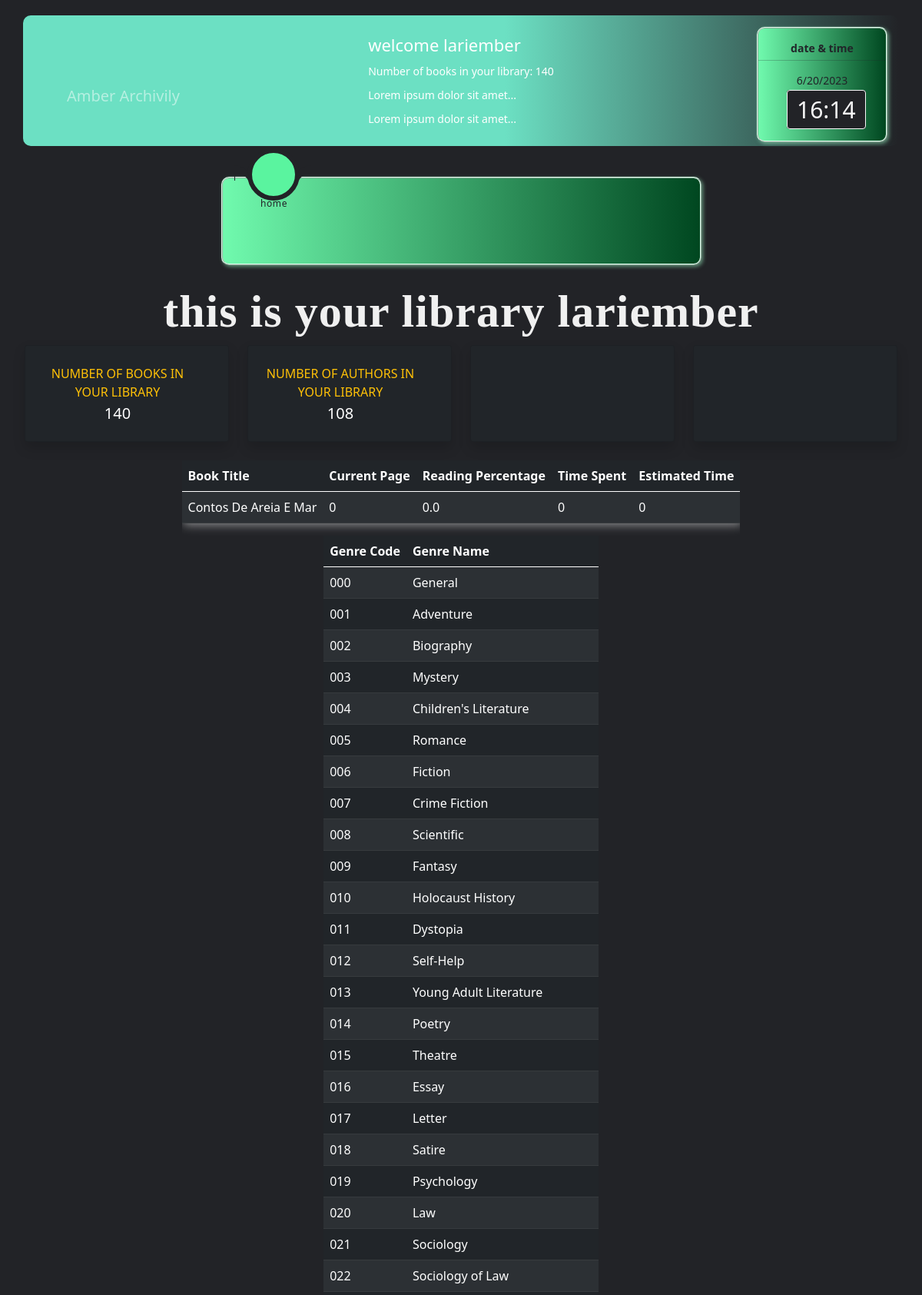
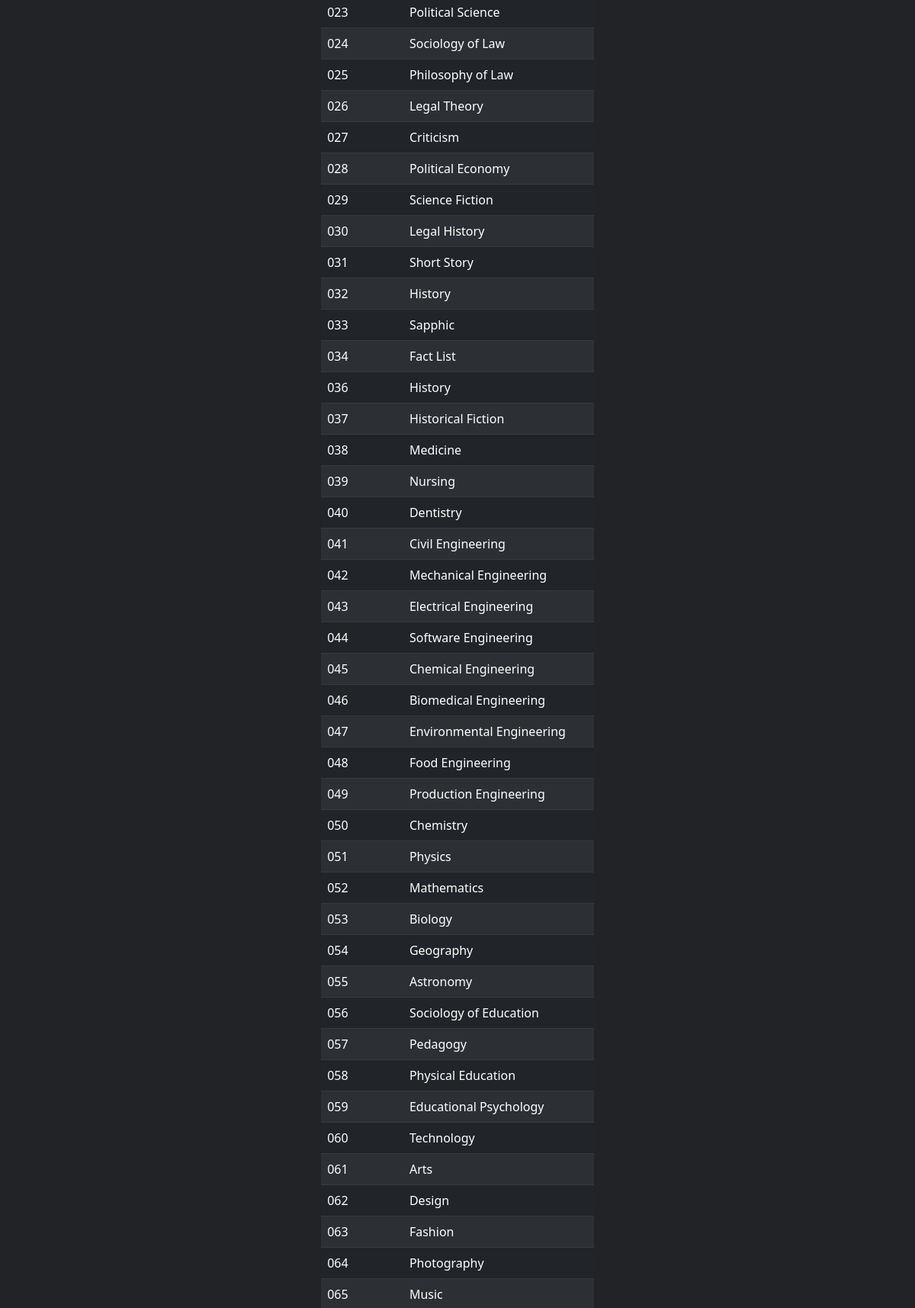
/about_your_library (signed in, upper part), run on the app's committed database (2 pictures, top to bottom).
### app/__init__.py (models this page shows, shortened)
class User(db.Model):
    __tablename__ = 'users'
    id = db.Column(db.Integer, primary_key=True)
    username = db.Column(db.String(), unique=True, nullable=False)
    password_hash = db.Column(db.String(), nullable=False)
    name = db.Column(db.String(), nullable=False)
    books = db.relationship('Book', backref='user', lazy=True)
    user_readings = db.relationship('UserReadings', backref='user', lazy=True)  # Adicione este atributo de relacionamento
    @property
    def is_authenticated(self):
        return True

class UserReadings(db.Model):
    __tablename__ = 'user_readings'
    id = db.Column(db.Integer, primary_key=True)
    user_id = db.Column(db.Integer, db.ForeignKey('users.id'), nullable=False)
    book_id = db.Column(db.Integer, db.ForeignKey('books.id'), nullable=False)
    current_page = db.Column(db.Integer)
    reading_percentage = db.Column(db.Float)
    time_spent = db.Column(db.Integer)
    estimated_time = db.Column(db.Integer)

class Book(db.Model):
    __tablename__ = 'books'
    id = db.Column(db.Integer, primary_key=True)
    code = db.Column(db.String(8), unique=True, nullable=False)
    title = db.Column(db.String(200), nullable=False)
    author = db.Column(db.String(100), nullable=False)
    publisher = db.Column(db.String(100), nullable=False)
    year = db.Column(db.Integer, nullable=False)
    pages = db.Column(db.Integer, nullable=False)
    status = db.Column(db.String(50), nullable=False)  # 'available', 'borrowed', or 'ex-libris'
    format = db.Column(db.String(50), nullable=False)  # 'physical', 'e-book', or 'pdf'
    read = db.Column(db.String(10), nullable=False)
    genre = db.Column(db.String(50), nullable=False)
    user_id = db.Column(db.Integer, db.ForeignKey('users.id'), nullable=False)
    user_readings = db.relationship('UserReadings', backref='book', lazy=True)  # Adicione este atributo de relacionamento

### app/controllers/defaut.py (the view)
@app.route('/about_your_library')
def about_your_library():
    user_readings = current_user.user_readings
    user = get_logged_in_user()
    if not user:
        return redirect('/login')
    return render_template('about_your_library.html', book_genres=book_genres, user_readings=user_readings)

### app/controllers/defaut.py (called while the page is built)
@lm.user_loader
def load_user(user_id):
    return User.query.get(int(user_id))

def get_logged_in_user():
    if current_user.is_authenticated:
        return current_user
    else:
        return None

### app/templates/about_your_library.html (shortened to what this page needs)
{% extends 'base.html' %}
{% block content %}
<div class="container-fluid">
    <div class="text-white text-center">
        <h1>this is your library {{ current_user.username }}</h1>
        <div class="row">
            <div class="col-xl-3 col-md-6 mb-4">
                <a href="/your_collection" style="text-decoration: none;" class="list">
                    <div class="card bg-dark border-left-warning shadow h-100 py-2 text-white">
                        <div class="card-body">
                            <div class="row no-gutters align-items-center">
                                <div class="col mr-2">
                                    <div class="text-xs font-weight-bold text-warning text-uppercase mb-1">
                                        number of books in your library</div>
                                    <div class="h5 mb-0 font-weight-bold ">{{ current_user.books|length }}</div>
                                </div>
                            </div>
                        </div>
                    </div>
                </a>
            </div>
            <div class="col-xl-3 col-md-6 mb-4">
                <a href="#" style="text-decoration: none;" class="authour">
                    <div class="card bg-dark border-left-warning shadow h-100 py-2 text-white">
                        <div class="card-body">
                            <div class="row no-gutters align-items-center">
                                <div class="col mr-2">
                                    <div class="text-xs font-weight-bold text-warning text-uppercase mb-1">
                                        Number of authors in your library
                                    </div>
                                    <div class="h5 mb-0 font-weight-bold">{{
                                        current_user.books|map(attribute='author')|unique|list|length }}</div>
                                </div>
                            </div>
                        </div>
                    </div>
                </a>
            </div>
            <div class="col-xl-3 col-md-6 mb-4">
                <a href="/your_collection" style="text-decoration: none;" class="active">
                    <div class="card bg-dark border-left-warning shadow h-100 py-2">
                    </div>
                </a>
            </div>
            <div class="col-xl-3 col-md-6 mb-4">
                <a href="/your_collection" style="text-decoration: none;" class="active">
                    <div class="card bg-dark border-left-warning shadow h-100 py-2">
                    </div>
                </a>
            </div>
        </div>
    </div>
</div>
<div class="d-flex justify-content-center">
    <div id="book-genres-table" style="width: auto;" class="table-responsive">
        <table class="table table-striped table-hover table-dark">
            <thead>
                <tr>
                    <th>Book Title</th>
                    <th>Current Page</th>
                    <th>Reading Percentage</th>
                    <th>Time Spent</th>
                    <th>Estimated Time</th>
                </tr>
            </thead>
            <tbody>
                {% for reading in user_readings %}
                <tr>
                    <td>{{ reading.book.title }}</td>
                    <td>{{ reading.current_page }}</td>
                    <td>{{ reading.reading_percentage }}</td>
                    <td>{{ reading.time_spent }}</td>
                    <td>{{ reading.estimated_time }}</td>
                </tr>
                {% endfor %}
            </tbody>
        </table>
    </div>
</div>
<div class="d-flex justify-content-center">
    <div id="book-genres-table" style="width: auto;" class="table-responsive">
        <table class="table table-striped table-hover table-dark">
            <thead>
                <tr>
                    <th>Genre Code</th>
                    <th>Genre Name</th>
                </tr>
            </thead>
            <tbody>
                {% for code, name in book_genres.items() %}
                <tr>
                    <td>{{ code }}</td>
                    <td>{{ name }}</td>
                </tr>
                {% endfor %}
            </tbody>
        </table>
    </div>
</div>
{% endblock %}

### app/templates/base.html (shortened to what this page needs)
<!DOCTYPE html>
<html lang="en">
<head>
<link rel="stylesheet" href="../static/css/fonts.css" type="text/css">
  <link rel="stylesheet" href="https://cdn.jsdelivr.net/npm/bootstrap@5.0.1/dist/css/bootstrap.min.css">
  <link rel="stylesheet" href="{{ url_for('static', filename='css/style.css') }}">
</head>
<body>
  <div class="d-none d-md-block d-lg-block d-xl-block">
    <header>
      {% if current_user.is_authenticated %}
      <div id="hide" class="container bg-dark text-white">
        <a class="navbar-brand text-white-50" href="/home">Amber Archivily</a>
        <div class="navbar-text">
          {% if current_user.is_authenticated %}
          <h2>welcome {{ current_user.username }}</h2>
          <p>Number of books in your library: {{ current_user.books|length }}</p>
          <p>Lorem ipsum dolor sit amet...</p>
          <p>Lorem ipsum dolor sit amet...</p>
          {% endif %}
          <div class="datetime">
            <p class="text-dark fw-bold">date & time</p>
            <hr class="bg-dark">
            <p class="text-dark"><span id="date"></span>
            </p>
            <div>
              <time></time>
            </div>
          </div>
        </div>
      </div> {% endif %}
      <div class="d-none d-md-block d-lg-block d-xl-block">
        <nav class="">
          <div class="navigation">
            <ul>
              <li class="list active">
                <a href="/home">
                  <span class="text">home</span>
                </a>
              </li>
              <li class="list">
              </li>
              <li class="list">
              </li>
              <li class="list">
              </li>
              <li class="list">
              </li>
              <li class="list">
              </li>
              <li class="list">
              </li>
              {% if current_user.is_authenticated %}
              <li class="list">
              </li>
              {% endif %}
              <div class="indicator"></div>
            </ul>
          </div>
        </nav>
      </div>
    </header>
  </div>
  <br>
  <main>
    {% block content %}
    {% endblock %}
  </main>
</body>
</html>

### app/static/css/style.css (style rules this page uses)
header { font-family: 'Poppins', sans-serif; }
body { padding: 20px; justify-content: center; align-items: center; min-width: 100vh; background: #222327; }
div.container { min-width: 100px; position: relative; display: flex; justify-content: center; align-items: center; min-width: auto; min-height: 170px; font-size: 15px; background: linear-gradient( to right, rgb(108, 224, 195) 55%, #222327 ); border-radius: 10px; }
div.container h2 { margin: 10px; font-size: 22px; }
div.container p { margin: 10px; font-size: 14px; }
div.container a { position: absolute; top: 50%; left: 5%; }
div.navbar-text { min-width: 200px; max-width: 1080px; display: block; justify-content: center; align-items: center; align-items: left; }
nav { margin-top: 40px; position: relative; display: flex; justify-content: center; align-items: center; }
.navigation { width: 625px; height: 115px; background: linear-gradient( to right, #70faae, #004720 ); border: 2px ridge #ddffec; box-shadow: 2px 2px 5px rgba(162, 255, 204, 0.5); position: relative; display: flex; justify-content: center; align-items: center; border-radius: 10px; }
.navigation ul { display: flex; width: 700px; }
.navigation ul li { position: relative; list-style: none; width: 70px; height: 70px; z-index: 1; }
.navigation ul li a { position: relative; display: flex; justify-content: center; align-items: center; flex-direction: column; width: 100%; text-align: center; font-weight: 500; }
.navigation ul li a .text { position: absolute; color: #222327; font-weight: 400; font-size: 0.75em; letter-spacing: 0.05em; transition: 0.5s; opacity: 0; transform: translateY(20px); }
.navigation ul li.active a .text { opacity: 1; transform: translateY(20px); }
.indicator { position: absolute; top: -35%; width: 68px; height: 68px; background: #5af49f; border-radius: 50%; border: 6px solid #222327; transition: 0.5s; }
.indicator::before { content: ''; position: absolute; top: 46%; left: -22px; width: 20px; height: 20px; background: transparent; border-top-right-radius: 20px; box-shadow: -1px -10px 0 0 #222327; }
.indicator::after { content: ''; position: absolute; top: 46%; right: -22px; width: 20px; height: 20px; background: transparent; border-top-left-radius: 20px; box-shadow: -1px -10px 0 0 #222327; }
.datetime { position: absolute; right: 15px; top: 15px; }
div.datetime { width: 170px; height: 150px; background: linear-gradient( to right, #70faae, #004720 ); display: block; justify-content: center; align-items: center; border-radius: 10px; border: 2px ridge #ddffec; box-shadow: 2px 2px 5px rgba(162, 255, 204, 0.5); }
div.datetime p { margin-top: 15px; align-items: center; justify-content: center; display: flex; margin-bottom: 5px; }
div.datetime hr { margin-top: 5px; margin-bottom: 5px; }
div.datetime div { margin-top: 5px; justify-content: center; align-items: center; }
time { margin: 37px; justify-content: center; align-items: center; width: 140px; border: 1px solid #f7f7f7; padding: 4px 12px; background-color: #222327; color: #f7f7f7; font-size: 2em; font-weight: 300; border-radius: 4px; }

### app/templates/base.html (style rules this page uses)
.text-white h1 { font-family: Calibri; font-weight: bold; letter-spacing: 1px; color: rgb(240, 240, 240); font-size: 60px; }
table { box-shadow: 2px 2px 12px rgba(255, 255, 255, 0.5); }

### data on the page
User: username "lariember"
UserReadings: book "Contos De Areia E Mar", current_page "0", reading_percentage "0.0", time_spent "0", estimated_time "0"

### other printed values
{{ current_user.books|length }} "140"
{{ current_user.books|map(attribute='author')|unique|list|length }} "108"
{{ code }} "000" "001" "002" "003" "004" "005" "006" "007" "008" "009" "010" "011" "012" "013" "014" "015" "016" "017" "018" "019" "020" "021" "022" "023" "024" "025" "026" "027" "028" "029" "030" "031" "032" "033" "034" "036" "037" "038" "039" "040" "041" "042" "043" "044" "045" "046" "047" "048" "049" "050" "051" "052" "053" "054" "055" "056" "057" "058" "059" "060" "061" "062" "063" "064" "065"
{{ name }} "General" "Adventure" "Biography" "Mystery" "Children's Literature" "Romance" "Fiction" "Crime Fiction" "Scientific" "Fantasy" "Holocaust History" "Dystopia" "Self-Help" "Young Adult Literature" "Poetry" "Theatre" "Essay" "Letter" "Satire" "Psychology" "Law" "Sociology" "Sociology of Law" "Political Science" "Sociology of Law" "Philosophy of Law" "Legal Theory" "Criticism" "Political Economy" "Science Fiction" "Legal History" "Short Story" "History" "Sapphic" "Fact List" "History" "Historical Fiction" "Medicine" "Nursing" "Dentistry" "Civil Engineering" "Mechanical Engineering" "Electrical Engineering" "Software Engineering" "Chemical Engineering" "Biomedical Engineering" "Environmental Engineering" "Food Engineering" "Production Engineering" "Chemistry" "Physics" "Mathematics" "Biology" "Geography" "Astronomy" "Sociology of Education" "Pedagogy" "Physical Education" "Educational Psychology" "Technology" "Arts" "Design" "Fashion" "Photography" "Music"
